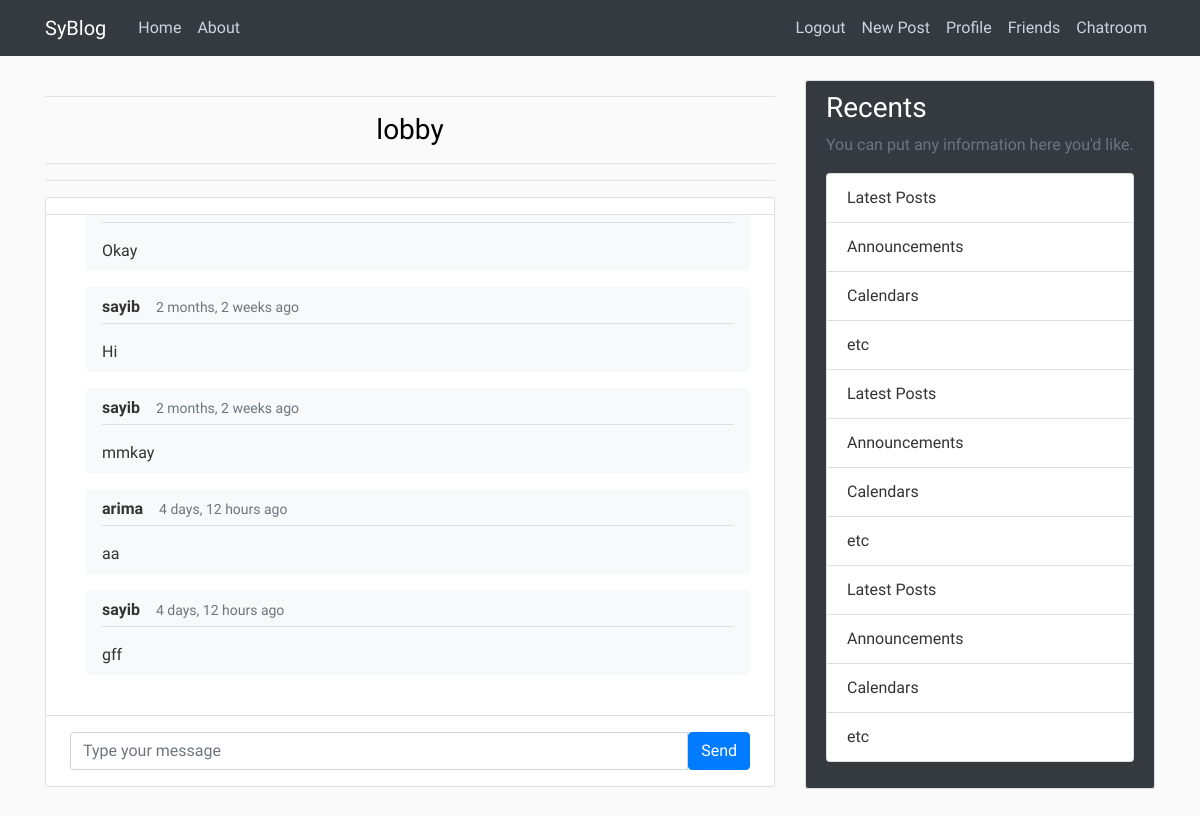
The app's page /chat/lobby/ (signed in) with its own data.
### chat/models.py (models this page shows, shortened)
class Group(models.Model):
    name = models.CharField(max_length=255)

class Message(models.Model):
    content = models.CharField(max_length=1000)
    author = models.ForeignKey(User, default=1, on_delete=models.CASCADE)
    timestamp = models.DateTimeField(auto_now=True)
    group = models.ForeignKey('Group', on_delete=models.CASCADE)
    def get_date(self):
        return humanize.naturaltime(self.timestamp)

### chat/views.py (the view)
# urls.py: path('<str:group_name>/', views.chatroom, name='chatroom'),
@login_required
def chatroom(request, group_name):
    group = Group.objects.filter(name=group_name).first()
    if(not group):
        alerts.success(request, f'No Group Of Name {group_name} exists')
        return redirect(Group.objects.filter(name='lobby').first())
    else:
        messages = Message.objects.filter(group=group)
        return render(request, 'chat/chatroom.html', {'group_name': group_name, 'chats':messages})

### friend/context_processors.py (called while the page is built)
def requests_to_base(requests):
    receivers = dict(Counter([req.receiver for req in FriendRequest.objects.all()]))
    return {'receivers': receivers}

### chat/templates/chat/chatroom.html (shortened to what this page needs)
{% extends "blog/base.html" %}
{% block content %}
    <main class="content">
    <div class="container p-0">
		<span style="text-align: center;">
            <hr>
			<h1 class="h3 mb-3">{{group_name}}</h1>
            <hr><hr>
        </span>
		<div class="card">
			<div class="row g-0">
				<div class="col-12 col-lg-7 col-xl-9">
					<div class="py-2 px-4 border-bottom d-none d-lg-block">
					</div>
					<div class="position-relative">
						<div id="msg-tab" class="chat-messages p-4">
                            {% for chat in chats %}
                                <div class="flex-shrink-1 bg-light rounded py-2 px-3 ml-3 mb-3">
									<div class="font-weight-bold mb-1">{{chat.author}}<small class="text-muted ml-3">{{ chat.get_date }}</small></div><hr style="margin-top: 0">
									{% autoescape off %}<span>{{chat.content|safe}}</span>{% endautoescape %}
								</div>
                            {% endfor %}
						</div>
					</div>
					<div class="flex-grow-0 py-3 px-4 border-top">
						<div class="input-group">
							<input id="chat-message-input" type="text" class="form-control" placeholder="Type your message">
							<button id="chat-message-submit" class="btn btn-primary">Send</button>
						</div>
					</div>
				</div>
			</div>
		</div>
	</div>
    </main>
{% endblock content %}

### blog/static/blog/main.css (style rules this page uses)
body { background: #fafafa; color: #333333; margin-top: 5rem; font-family: 'Quicksand'; }
h1, h2, h3, h4, h5, h6 { color:black; }
.chat-messages { display: flex; flex-direction: column; max-height: 500px; overflow-y: scroll }
.py-3 { padding-top: 1rem !important; padding-bottom: 1rem !important; }
.px-4 { padding-right: 1.5rem !important; padding-left: 1.5rem !important; }
.flex-grow-0 { flex-grow: 0 !important; }
.border-top { border-top: 1px solid #dee2e6 !important; }
.col-xl-9 { -ms-flex: 0 0 75%; flex: 100; max-width: 100%; }

### records on screen
Group: name "lobby"
Message: content "Okay"
Message: author "sayib", get_date "2 months, 2 weeks ago", content "Hi"
Message: author "sayib", get_date "2 months, 2 weeks ago", content "mmkay"
Message: author "arima", get_date "4 days, 12 hours ago", content "aa"
Message: author "sayib", get_date "4 days, 12 hours ago", content "gff"
